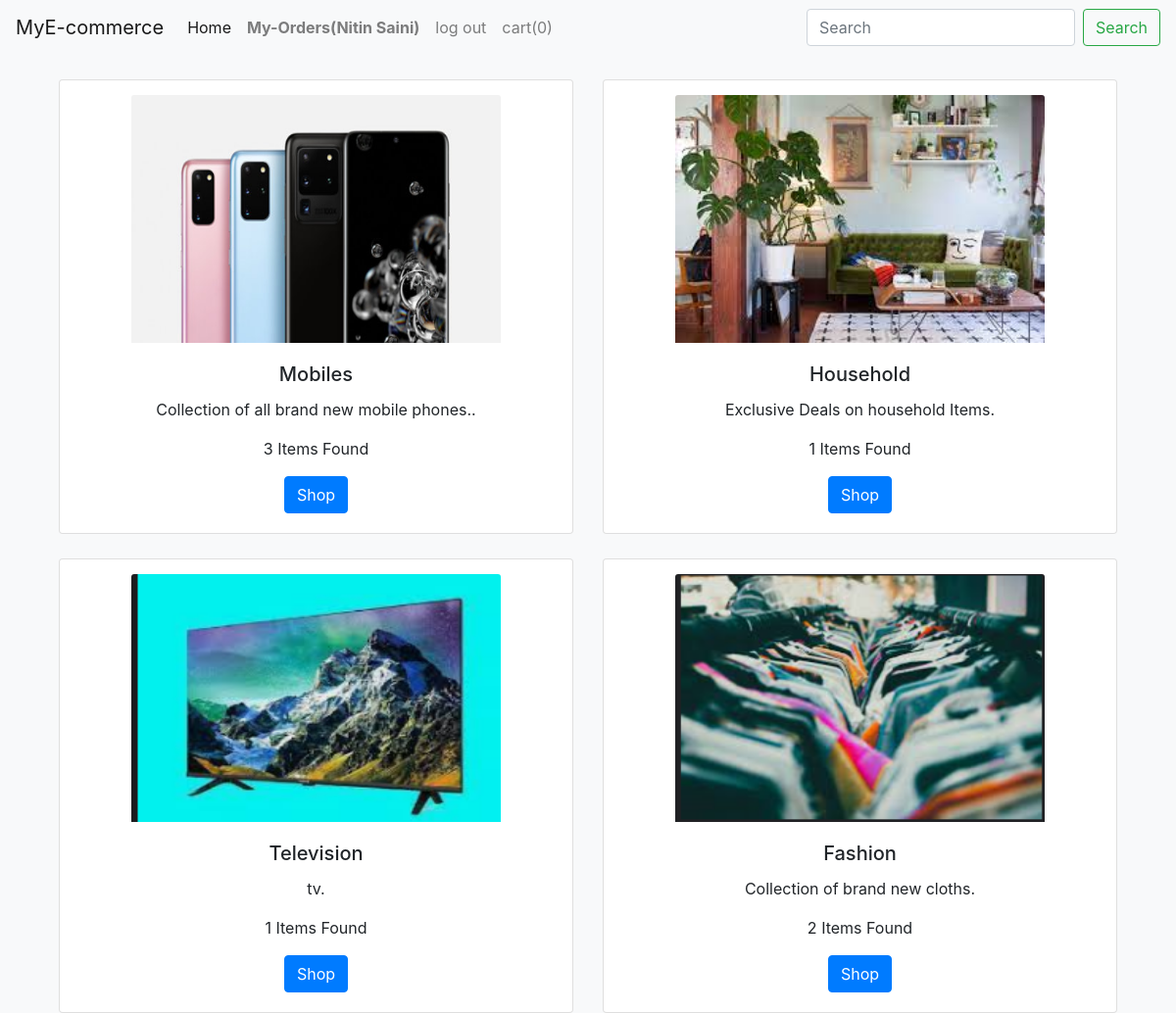
/ (signed in), run on the app's committed database.
### pro/models.py (models this page shows, shortened)
class products(models.Model):
	name=models.CharField(max_length=200)
	desc=models.CharField(max_length=500)
	photo=models.ImageField(upload_to='itmephotos')
	datetime=models.DateTimeField(auto_now_add=True)
	item=models.ManyToManyField(items, null=True, blank=True)

### pro/views.py (the view)
# urls.py: path('',views.main_page,name='main_page'),
def main_page(request):
	f=products.objects.all()
	l = 0
	if(request.user.is_authenticated):
		l=cart.objects.get(name=request.user).item.count()
	return render(request,'main_page.html',{'d':f, "l": l})

### templates/main_page.html (shortened to what this page needs)
{% load static %}
<!doctype html>
<html lang="en">
  <head>
    <link rel="stylesheet" href="https://cdn.jsdelivr.net/npm/bootstrap@4.5.3/dist/css/bootstrap.min.css">
  </head>
  <body class="bg-light">
   	<nav class="navbar navbar-expand-lg navbar-light bg-light">
  <a class="navbar-brand" href="/">MyE-commerce</a>
  <div class="collapse navbar-collapse" id="navbarSupportedContent">
    <ul class="navbar-nav mr-auto">
      <li class="nav-item active">
        <a class="nav-link" href="">Home <span class="sr-only">(current)</span></a>
      </li>
      {% if user.is_authenticated %}
      <li class="nav-item">
        <a class="nav-link font-weight-bold" href="/account">My-Orders({{user.first_name}})</a>
      </li>
      <li class="nav-item dropdown">
        <a class="nav-link" href="log_out">log out</a>
      </li>
      <li class="nav-item dropdown">
        <a class="nav-link" href="my_cart">cart({{l}})</a>
      </li>
      {% endif %}
    </ul>
    <form action="search_name" class="form-inline my-2 my-lg-0">
      <input name="search" class="form-control mr-sm-2" type="search" placeholder="Search" aria-label="Search">
      <button class="btn btn-outline-success my-2 my-sm-0" type="submit">Search</button>
    </form>
  </div>
</nav>
<div class="row justify-content-center m-auto container flex d-flex flex-row mb-3 grid-container">
	{% for i in d %}
    <div class="col-md-6 col-12" style="margin-top:25px;">
      <div class="card grid-item bg-info-light">
      <div>
        <img style="width: 100mm; height: 67mm; margin-top: 15px;" src="media/{{i.photo}}" class="card-img-top" alt="...">
      </div>
      <div class="card-body">
        <h5 class="card-title">{{i.name}}</h5>
        <p class="card-text">{{i.desc}}.</p>
        <p class="card-text">{{i.item.count}} Items Found</p>
        <a href="/sub_page?search={{i.name}}" class="btn btn-primary">Shop</a>
      </div>
    </div>
    </div>
	{% endfor %}
</div>
  </body>
</html>

### templates/main_page.html (style rules this page uses)
.grid-container { display: grid; grid-template-columns: auto auto auto; }
.grid-item { text-align: center; }

### data on the page
products: photo (picture), name "Mobiles", desc "Collection of all brand new mobile phones.", item.count "3"
products: photo (picture), name "Household", desc "Exclusive Deals on household Items", item.count "1"
products: photo (picture), name "Television", desc "tv", item.count "1"
products: photo (picture), name "Fashion", desc "Collection of brand new cloths", item.count "2"

### other printed values
{{ user.first_name }} "Nitin Saini"
{{ l }} "0"
